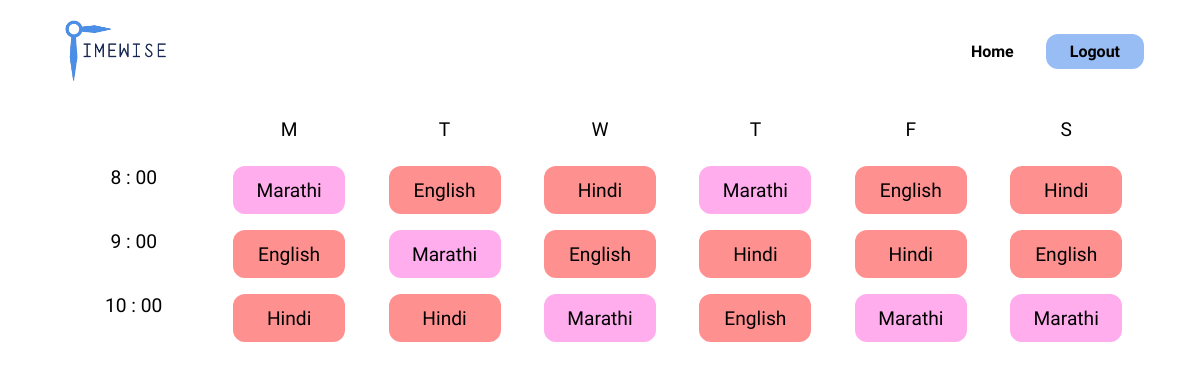
Page /timetable/10/ on the committed database.
### generator/models.py (models this page shows)
class Lecture(models.Model):
    start_time = models.TimeField(null=True)
    end_time = models.TimeField(null=True)
    subject = models.ForeignKey("Subject", on_delete=models.CASCADE, null=True)
    teacher = models.ForeignKey("Teacher", on_delete=models.CASCADE, null=True)
    day = models.CharField(max_length=10, null=True)
    author = models.ForeignKey(
        settings.AUTH_USER_MODEL, on_delete=models.CASCADE, null=True
    )
    class_id = models.ForeignKey("Class", on_delete=models.CASCADE, null=True)
    color = models.CharField(max_length=10, default="#ffffff")

class Subject(models.Model):
    id = models.AutoField(primary_key=True)
    name = models.CharField(max_length=100)
    author = models.ForeignKey(
        settings.AUTH_USER_MODEL, on_delete=models.CASCADE, null=True
    )
    no_lec = models.IntegerField(default=0)
    color = models.CharField(max_length=10, default="#ffffff")
    def __str__(self):
        return self.name

### generator/views.py (the view, shortened to what this page needs)
# urls.py: re_path(r"^timetable/(?P<resname>\d+)/$", views.generate_timetables, name="gen"),
def generate_timetables(request, resname):
    days = ["Monday", "Tuesday", "Wednesday", "Thursday", "Friday", "Saturday"]
    class_obj = Class.objects.get(id=resname)
    teachers = Teacher.objects.filter(classes__has_key=class_obj.id)
    for day in days:
        subjects = class_obj.subjects.all()
        subject2 = list(subjects)
        shuffle(subject2)
        for subject in subject2:
            if Lecture.objects.filter(day=day, subject=subject).exists():
                continue
    lectures = Lecture.objects.filter(class_id=class_obj)
    print(Fore.YELLOW)
    suffix = str(class_obj.start_time).split(":")[1]
    print(lectures)
    time = int(str(class_obj.start_time).split(":")[0])
    print(time)
    etime = int(str(class_obj.end_time).split(":")[0])
    print(etime)
    alltime = []
    for i in range(time, etime):
        alltime.append(str(i) + " : " + suffix)
    print(Fore.RESET)
    context = {"lectures": lectures, "alltime": alltime, "days": days}
    return render(request, "generator/timetable.html", context)

### generator/templates/generator/timetable.html (shortened to what this page needs)
{% load static %}
<!DOCTYPE html>
<html lang="en">
<head>
    <link rel="stylesheet" href="{% static './style.css' %}">
    <link rel="stylesheet" href="{% static './tt.css' %}">
</head>
<body>
    <nav class="nav-bar">
        <img src="{% static './images/logo.png' %}" class="logo">
        <div class="nav-urls">
            <div class="sub-url">
                <a href="{% url 'generator:home' %}">
                Home
                </a>
            </div>
            <div id="add-class" class="url-link">
                <a href="{% url 'generator:logout' %}">
                Logout
                </a>
            </div>
        </div>
    </nav>
    <main class="tt-main" style="margin-top: 2rem;">
        <div class="upper-row">
            <div class="col"></div>
            <div class="col">M</div>
            <div class="col">T</div>
            <div class="col">W</div>
            <div class="col">T</div>
            <div class="col">F</div>
            <div class="col ">S</div>
        </div>
        <div class="tt-body" style="justify-content: space-around;">
            <div class="times">
                {% for i in alltime %}
                <div class="col">
                    {{i}}
                </div>
                {% endfor %}
            </div>
            {% for day in days %}
            <div class="vals" >
                {% for l in lectures %}
                {% if l.day == day %}
                <div class="col colorful"  style="background-color: {{l.color}};" style="color : white; ">
                    {{l.subject}}
                </div>
                {% endif %}
                {% endfor %}
            </div>
            {% endfor %}
            </div>
    </main>
</body>
</html>

### generator/static/style.css (style rules this page uses)
* { font-family: 'Rajdhani', sans-serif; }
body { padding: .5rem 3rem; }
nav.nav-bar { display: flex; justify-content: space-between; align-items: center; }
.nav-urls { display: flex; gap: 2rem; font-weight: 600; align-items: center; }
.logo { height: 70px; filter: hue-rotate(30deg); }
.url-link { padding: .5rem 1.5rem; background-color: #98BCF4; border-radius: 12px; }
a { text-decoration: none; color: currentColor; }

### generator/static/tt.css (style rules this page uses)
.tt-main { display: flex; flex-direction: column; align-items: center; justify-content: center; font-size: 1.2rem; font-weight: 500; }
.tt-main .upper-row { display: flex; align-items: center; justify-content: space-around; width: 100%; }
.tt-main .tt-body { display: flex; align-items: flex-start; justify-content: flex-start; width: 100%; }
.col { width: 7rem; height: 3rem; display: flex; justify-content: center; }
.vals, .times { display: flex; flex-direction: column; align-items: flex-start; justify-content: flex-start; gap: 1rem; }
.vals { align-items: flex-end; }
.vals .col { background-color: aquamarine; display: flex; align-items: center; justify-content: center; border-radius: 12px; }

### rows in the picture
Lecture: subject "Marathi"
Lecture: subject "English"
Lecture: subject "Hindi"
Lecture: subject "English"
Lecture: subject "Marathi"
Lecture: subject "Hindi"
Lecture: subject "Hindi"
Lecture: subject "English"
Lecture: subject "Marathi"
Lecture: subject "Marathi"
Lecture: subject "Hindi"
Lecture: subject "English"
Lecture: subject "English"
Lecture: subject "Hindi"
Lecture: subject "Marathi"
Lecture: subject "Hindi"
Lecture: subject "English"
Lecture: subject "Marathi"

### other values in the picture
{{ i }} "8 : 00" "9 : 00" "10 : 00"
